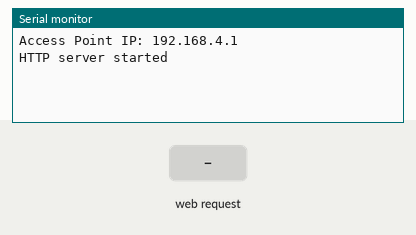
This sketch was run on a simulated ESP32. Parts: the last lines printed to the serial monitor. The test bench sets the inputs (shaded band).

Above: at 1.2 s.
1.3 s: HTTP request GET /stop received
At 2.5 s:
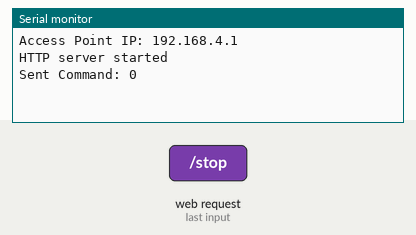
2.8 s: HTTP request GET /forward received
At 3.6 s:
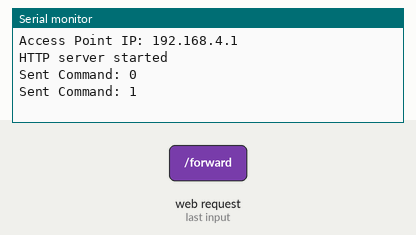

Measured:
- after the input at 1.3 s, the serial monitor: prints a new line at once (image 1)
- after the input at 2.8 s, the serial monitor: prints a new line at once (image 2)

The sketch:

remote_controller.ino
```cpp
#include <WiFi.h>
#include <WebServer.h>

// WiFi Access Point Configuration
const char *SSID = "Quadruped_Robot";
const char *PASSWORD = "12345678";

// Commands (13 total actions)
enum RobotCommands
{
    CMD_STOP = 0,
    CMD_FORWARD = 1,
    CMD_BACKWARD = 2,
    CMD_LEFT = 3,
    CMD_RIGHT = 4,
    CMD_BOW = 5,
    CMD_WAVE = 6,
    CMD_SPEED_INCREASE = 7,
    CMD_SPEED_DECREASE = 8,
    CMD_DANCE = 9,
    CMD_CENTER_SERVOS = 0,
    CMD_TRIM_LEFT = 11,
    CMD_TRIM_RIGHT = 12
};

// Create WebServer object on default http port
WebServer server(80);

void setup()
{
    // Initialize Serial communication for debugging
    Serial.begin(9600);

    // Initialize Serial2 for communication with Arduino Nano
    Serial2.begin(9600, SERIAL_8N1, 16, 17); // RX2=16, TX2=17

    // Setup WiFi Access Point
    WiFi.softAP(SSID, PASSWORD);
    IPAddress IP = WiFi.softAPIP();

    Serial.print("Access Point IP: ");
    Serial.println(IP);

    // Define server routes for all commands
    server.on("/", handleRoot);
    server.on("/stop", HTTP_GET, []()
              { sendCommand(CMD_STOP); });
    server.on("/forward", HTTP_GET, []()
              { sendCommand(CMD_FORWARD); });
    server.on("/backward", HTTP_GET, []()
              { sendCommand(CMD_BACKWARD); });
    server.on("/left", HTTP_GET, []()
              { sendCommand(CMD_LEFT); });
    server.on("/right", HTTP_GET, []()
              { sendCommand(CMD_RIGHT); });
    server.on("/bow", HTTP_GET, []()
              { sendCommand(CMD_BOW); });
    server.on("/wave", HTTP_GET, []()
              { sendCommand(CMD_WAVE); });
    server.on("/speedincrease", HTTP_GET, []()
              { sendCommand(CMD_SPEED_INCREASE); });
    server.on("/speeddecrease", HTTP_GET, []()
              { sendCommand(CMD_SPEED_DECREASE); });
    server.on("/dance", HTTP_GET, []()
              { sendCommand(CMD_DANCE); });
    server.on("/centerservos", HTTP_GET, []()
              { sendCommand(CMD_CENTER_SERVOS); });
    server.on("/trimleft", HTTP_GET, []()
              { sendCommand(CMD_TRIM_LEFT); });
    server.on("/trimright", HTTP_GET, []()
              { sendCommand(CMD_TRIM_RIGHT); });

    // Start server
    server.begin();
    Serial.println("HTTP server started");
}

void loop()
{
    server.handleClient();
}

// Send Integer Command Function with Error Handling
void sendCommand(int command)
{
    // Send command via Serial2
    Serial2.write(command); // Send as a single byte

    // Send HTTP response
    server.send(200, "text/plain", "Command sent: " + String(command));

    // Debug print
    Serial.print("Sent Command: ");
    Serial.println(command);
}

// HTML Page Handler with Press-and-Hold Functionality
void handleRoot()
{
    String html = R"(
    //    HTML code with CSS and JS files embedded
)";

    server.send(200, "text/html", html);
}
```
